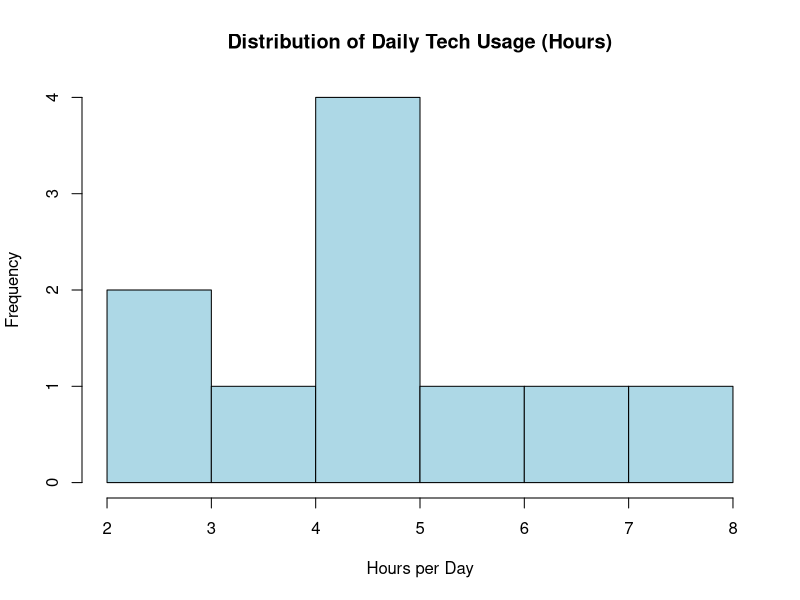
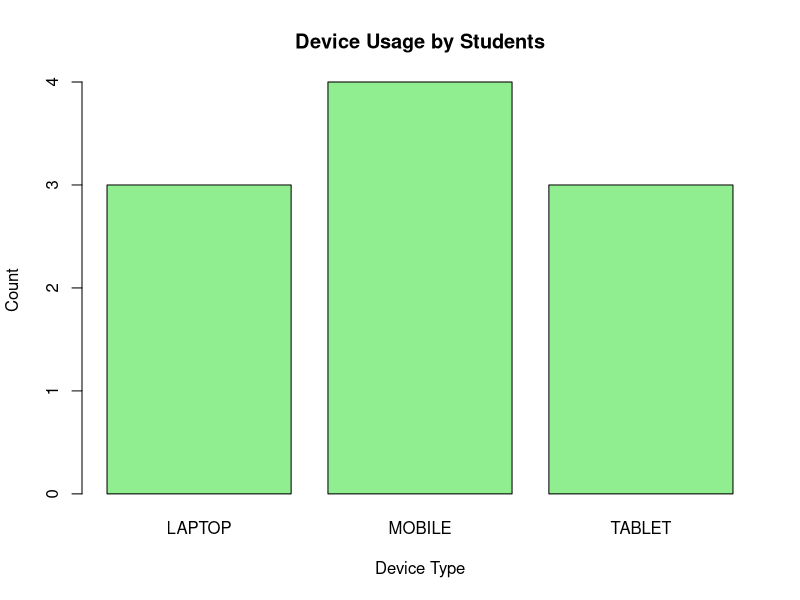
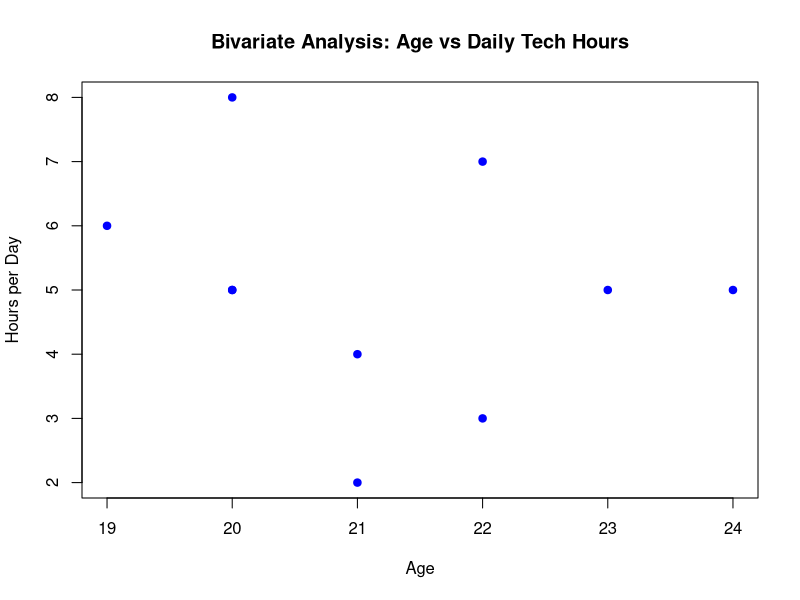
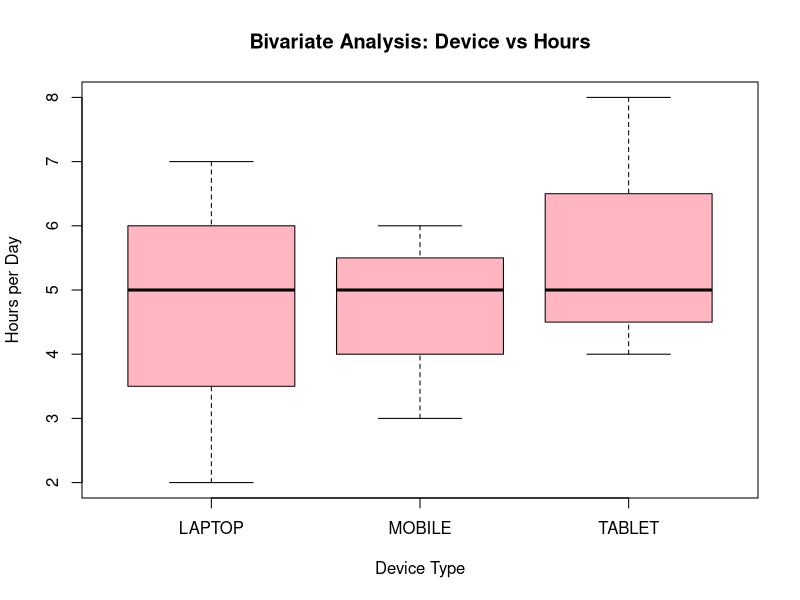
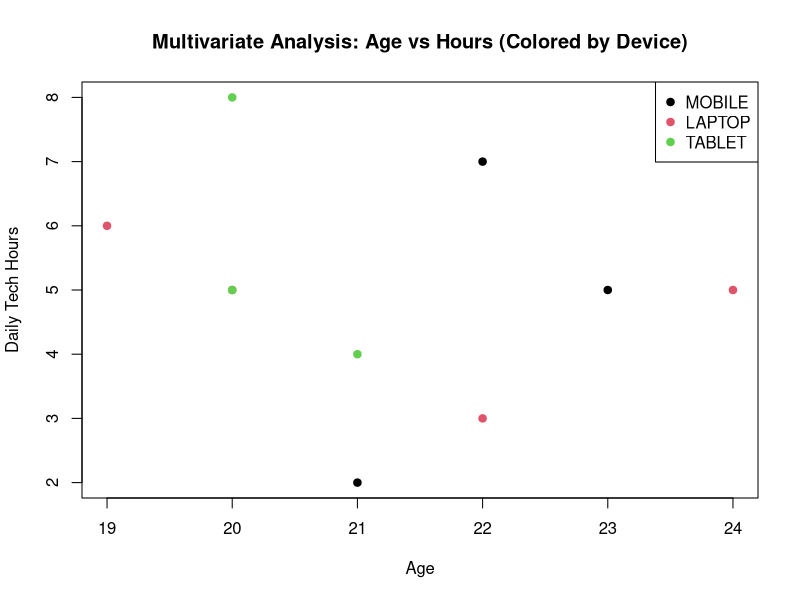

The R script that drew these images, in order:
# Step 1: Create simple dataset
students <- data.frame(
  ID = 1:10,
  Name = c("Ali", "Sara", "Usman", "Hina", "Adeel", "Zara", "Bilal", "Noor", "Hamza", "Iqra"),
  Age = c(20, 22, 21, 19, 23, 22, 20, 21, 24, 20),
  Device = c("Mobile", "Laptop", "Tablet", "Mobile", "Laptop", "Mobile", "Tablet", "Laptop", "Mobile", "Tablet"),
  Hours = c(5, 7, 4, 6, NA, 3, 8, 2, NA, 5)
)

# Step 2: Show the dataset
print("Original Data:")
print(students)

# Step 3: Handle missing values (NA)
students$Hours[is.na(students$Hours)] <- mean(students$Hours, na.rm = TRUE)

# Step 4: Add new column – total weekly hours
students$Weekly_Hours <- students$Hours * 7

# Step 5: Change device names to uppercase
students$Device <- toupper(students$Device)

# Step 6: Final cleaned data
print("Cleaned & Transformed Data:")
print(students)
# 🔹 Step 6: Univariate Analysis
# -----------------------------

# A) Numerical variable analysis (Hours)
cat("\nSummary of 'Hours':\n")
summary(students$Hours)

# Histogram for Hours
hist(students$Hours,
     main = "Distribution of Daily Tech Usage (Hours)",
     xlab = "Hours per Day",
     col = "lightblue",
     border = "black")

# B) Categorical variable analysis (Device)
cat("\nFrequency of Device Types:\n")
table(students$Device)

# Barplot for Devices
barplot(table(students$Device),
        main = "Device Usage by Students",
        col = "lightgreen",
        xlab = "Device Type",
        ylab = "Count")
# 🔹 Step 2: Bivariate Analysis
# -----------------------------

# A) Numeric vs Numeric → Scatter Plot (Hours vs Age)
plot(students$Age, students$Hours,
     main = "Bivariate Analysis: Age vs Daily Tech Hours",
     xlab = "Age",
     ylab = "Hours per Day",
     col = "blue",
     pch = 19)

# Correlation between Age and Hours
correlation <- cor(students$Age, students$Hours)
cat("\nCorrelation between Age and Hours:", correlation, "\n")

# B) Numeric vs Categorical → Boxplot (Device vs Hours)
boxplot(Hours ~ Device, data = students,
        main = "Bivariate Analysis: Device vs Hours",
        xlab = "Device Type",
        ylab = "Hours per Day",
        col = "lightpink",
        border = "black")
# 🔹 Step 2: Multivariate Analysis
# ---------------------------------------

# A) Correlation matrix for numeric variables
num_data <- students[, c("Age", "Hours", "Weekly_Hours")]
cor_matrix <- cor(num_data)
cat("\nCorrelation Matrix:\n")
print(cor_matrix)


# C) Multivariate visualization using colors (Age vs Hours, colored by Device)
plot(students$Age, students$Hours,
     main = "Multivariate Analysis: Age vs Hours (Colored by Device)",
     xlab = "Age",
     ylab = "Daily Tech Hours",
     col = as.factor(students$Device),
     pch = 19)
legend("topright", legend = unique(students$Device),
       col = 1:length(unique(students$Device)), pch = 19)